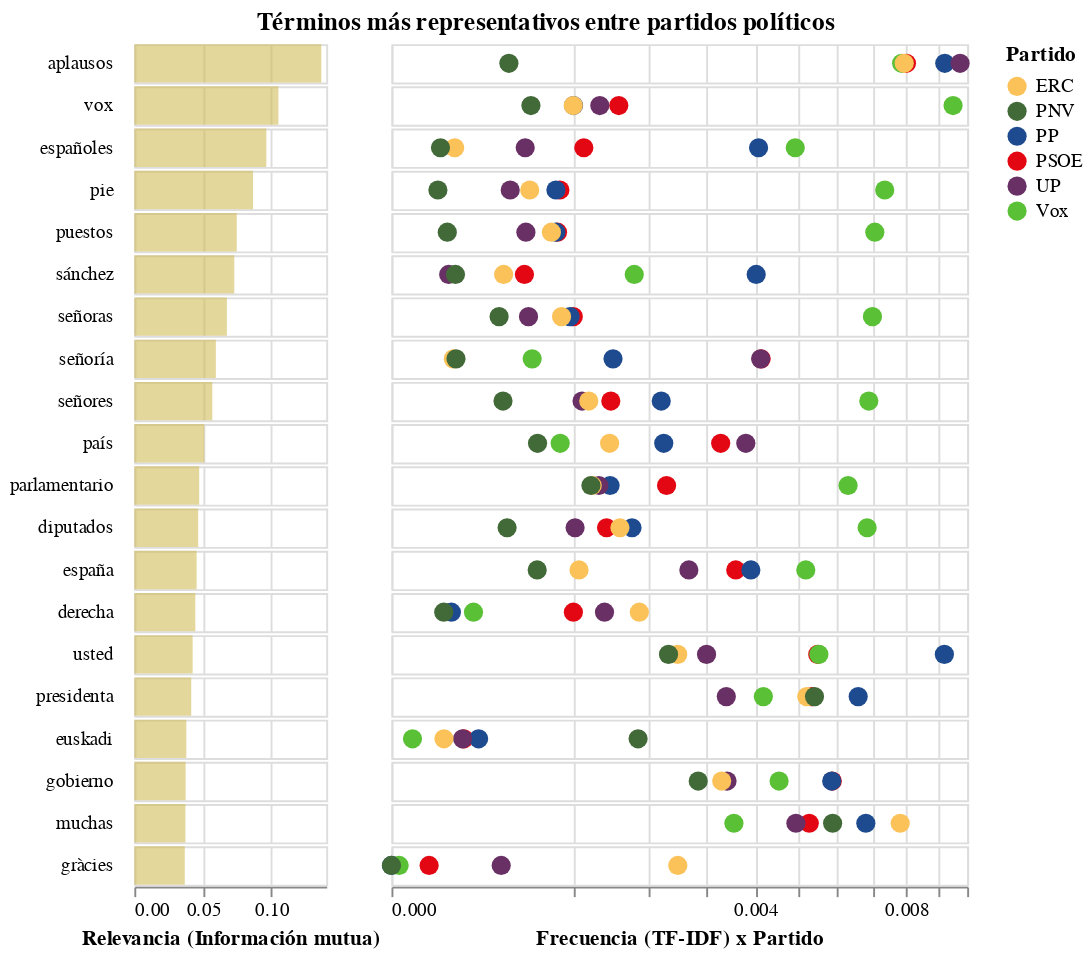

Write notebook code for a chart like this one.
### Code cell
selection = alt.selection_point(fields=['_grupo'], bind='legend')


chart_tfidf_grupo = base_grupo.transform_fold(
    ["PSOE", "PP", "Vox", "UP", "ERC", "PNV"],
    ["_grupo", "tfidf"]    
).encode(
    row=alt.Row(
        "term:N",
        sort=alt.EncodingSortField(field="mi_grupo", op="mean", order="descending"),
        title="",
        spacing=0,
        header=None
    ),
    
    x=alt.X('tfidf:Q', title="Frecuencia (TF-IDF) x Partido").scale(type="sqrt"),
    color=alt.Color("_grupo:N",title="Partido", scale=alt.Scale(domain=color_domain,range=color_range)),
    opacity=alt.condition(
        selection,
        alt.value(1),
        alt.value(0.5)
    )
).mark_circle(size=100).add_params(
    selection
).properties(height=20, width=300)

chart_grupo = alt.hconcat(
    chart_mi_grupo, chart_tfidf_grupo,
    spacing=0,
    title=alt.TitleParams(
        ["Términos más representativos entre partidos políticos"],
        align="center",
        anchor="middle"
    )
)
chart_grupo

### Figure 1 — Vega-Lite specification as saved in the notebook (floating-point values rounded to 4 significant figures)
{"config": {"view": {"continuousWidth": 300, "continuousHeight": 300}}, "hconcat": [{"mark": {"type": "bar", "color": "#d2bd5a", "height": 20, "opacity": 0.6}, "encoding": {"row": {"field": "term", "header": {"labelAlign": "left", "labelAngle": 0, "labelOrient": "left"}, "sort": {"field": "mi_grupo", "op": "mean", "order": "descending"}, "spacing": 0, "title": "", "type": "nominal"}, "x": {"aggregate": "mean", "field": "mi_grupo", "title": "Relevancia (Información mutua)", "type": "quantitative"}}, "height": 20, "width": 100}, {"mark": {"type": "circle", "size": 100}, "encoding": {"color": {"field": "_grupo", "scale": {"domain": ["ERC", "PNV", "PP", "PSOE", "UP", "Vox"], "range": ["#fbc259", "#426938", "#1e4b8f", "#e30713", "#693065", "#5ac036"]}, "title": "Partido", "type": "nominal"}, "opacity": {"condition": {"param": "param_1", "value": 1}, "value": 0.5}, "row": {"field": "term", "header": null, "sort": {"field": "mi_grupo", "op": "mean", "order": "descending"}, "spacing": 0, "title": "", "type": "nominal"}, "x": {"field": "tfidf", "scale": {"type": "sqrt"}, "title": "Frecuencia (TF-IDF) x Partido", "type": "quantitative"}}, "height": 20, "name": "view_1", "transform": [{"fold": ["PSOE", "PP", "Vox", "UP", "ERC", "PNV"], "as": ["_grupo", "tfidf"]}], "width": 300}], "data": {"name": "data-2684c91b0f80a975b55a217026756cef"}, "params": [{"name": "param_1", "select": {"type": "point", "fields": ["_grupo"]}, "bind": "legend", "views": ["view_1"]}], "spacing": 0, "title": {"text": ["Términos más representativos entre partidos políticos"], "align": "center", "anchor": "middle"}, "$schema": "https://vega.github.io/schema/vega-lite/v5.8.0.json", "datasets": {"data-2684c91b0f80a975b55a217026756cef": [{"term": "aplausos", "mi_grupo": 0.1364, "ERC": 0.007933, "PNV": 0.000416, "PP": 0.009237, "PSOE": 0.008001, "UP": 0.009755, "Vox": 0.007853}, {"term": "vox", "mi_grupo": 0.1051, "ERC": 0.0009968, "PNV": 0.0005867, "PP": 0.0009997, "PSOE": 0.001559, "UP": 0.00131, "Vox": 0.009516}, {"term": "españoles", "mi_grupo": 0.09634, "ERC": 0.0001206, "PNV": 7.244e-05, "PP": 0.004066, "PSOE": 0.001116, "UP": 0.0005396, "Vox": 0.004919}, {"term": "pie", "mi_grupo": 0.08657, "ERC": 0.0005767, "PNV": 6.502e-05, "PP": 0.0008157, "PSOE": 0.000856, "UP": 0.0004254, "Vox": 0.007341}, {"term": "puestos", "mi_grupo": 0.07474, "ERC": 0.0007717, "PNV": 9.398e-05, "PP": 0.0008148, "PSOE": 0.0008317, "UP": 0.0005453, "Vox": 0.007049}, {"term": "sánchez", "mi_grupo": 0.07291, "ERC": 0.0003794, "PNV": 0.0001235, "PP": 0.004014, "PSOE": 0.0005333, "UP": 9.883e-05, "Vox": 0.001779}, {"term": "señoras", "mi_grupo": 0.06755, "ERC": 0.0008726, "PNV": 0.0003495, "PP": 0.0009625, "PSOE": 0.0009973, "UP": 0.0005666, "Vox": 0.00698}, {"term": "señoría", "mi_grupo": 0.05949, "ERC": 0.0001152, "PNV": 0.0001256, "PP": 0.001481, "PSOE": 0.004123, "UP": 0.004112, "Vox": 0.0005973}, {"term": "señores", "mi_grupo": 0.05689, "ERC": 0.001174, "PNV": 0.0003753, "PP": 0.002196, "PSOE": 0.001452, "UP": 0.001096, "Vox": 0.006875}, {"term": "país", "mi_grupo": 0.05106, "ERC": 0.001436, "PNV": 0.0006438, "PP": 0.002237, "PSOE": 0.00327, "UP": 0.003788, "Vox": 0.0008587}, {"term": "parlamentario", "mi_grupo": 0.04732, "ERC": 0.001215, "PNV": 0.001201, "PP": 0.001442, "PSOE": 0.002284, "UP": 0.001298, "Vox": 0.006291}, {"term": "diputados", "mi_grupo": 0.0466, "ERC": 0.001575, "PNV": 0.0004034, "PP": 0.001746, "PSOE": 0.001396, "UP": 0.001017, "Vox": 0.006827}, {"term": "españa", "mi_grupo": 0.04545, "ERC": 0.001061, "PNV": 0.0006407, "PP": 0.003897, "PSOE": 0.003576, "UP": 0.002668, "Vox": 0.00518}, {"term": "derecha", "mi_grupo": 0.0445, "ERC": 0.001853, "PNV": 8.247e-05, "PP": 0.0001083, "PSOE": 0.0009985, "UP": 0.001369, "Vox": 0.0002029}, {"term": "usted", "mi_grupo": 0.04254, "ERC": 0.002472, "PNV": 0.002316, "PP": 0.009224, "PSOE": 0.005483, "UP": 0.002995, "Vox": 0.005511}, {"term": "presidenta", "mi_grupo": 0.04151, "ERC": 0.005203, "PNV": 0.005399, "PP": 0.006572, "PSOE": 0.005329, "UP": 0.003382, "Vox": 0.004173}, {"term": "euskadi", "mi_grupo": 0.03793, "ERC": 8.303e-05, "PNV": 0.001835, "PP": 0.0002292, "PSOE": 0.000158, "UP": 0.0001525, "Vox": 1.332e-05}, {"term": "gobierno", "mi_grupo": 0.03743, "ERC": 0.00329, "PNV": 0.002839, "PP": 0.005848, "PSOE": 0.005863, "UP": 0.003398, "Vox": 0.004533}, {"term": "muchas", "mi_grupo": 0.03729, "ERC": 0.007809, "PNV": 0.005872, "PP": 0.006789, "PSOE": 0.005266, "UP": 0.004935, "Vox": 0.003538}, {"term": "gràcies", "mi_grupo": 0.03681, "ERC": 0.002473, "PNV": 0.0, "PP": 0.0, "PSOE": 4.274e-05, "UP": 0.0003634, "Vox": 1.762e-06}]}}
